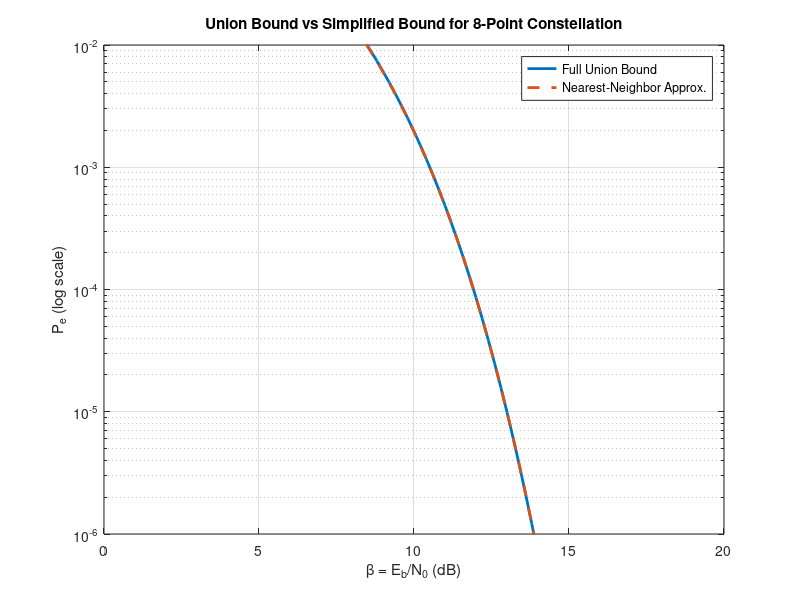

Write the MATLAB code that produced this figure. (Note: this script raises an error after producing the figure.)
% SPDX-License-Identifier: GNU AGPL-3.0-or-later
% Copyright (C) 2025 Kenneth Chan <kenc0728@gmail.com>
% Kenneth Chan 

clear;
close all;
clc;

%% Problem 1

SNR = 4; % dB/bit
SNR_linear = 10^(SNR / 10);
Eb = 1;             
N0 = Eb / SNR_linear;

p = -0.217; 

y = qfunc(sqrt((1-p)*SNR_linear)); 

p = 0; 
y2 = qfunc(sqrt((1-p)*SNR_linear)); 
%disp(y); % Correlation Case 
%disp(y2); % Orthogonal Case 

% Noncoherent. Looked at the graph and ESTIMATING HERE, for p = 0, (orthogonal case), the probability of error 
% was relatively closer to 10^-2. For noncoherent correlation case, the probability of error was roughly between 0.1
% and 0.01.

fprintf('BER of coherent orthogonal %.4f\n', y);
fprintf('BER of coherent PSK %.4f\n', y2);

%% Problem 2 
x = 1; 
% Distance counts (each pair counted twice) (kl)
k1 = 20;    
k2 = 12;    
k3 = 8;     
k4 = 8;     
k5 = 4;     
k6 = 4;  


% Verify that total number of ordered pairs is 8*7 = 56
total_pairs = k1 + k2 + k3 + k4 + k5 + k6;
fprintf("\nTotal number of pairs = %d (expected 56)\n\n", total_pairs);

a1 = k1/8.0;    
a2 = k2/8.0;    
a3 = k3/8.0;   
a4 = k4/8.0;   
a5 = k5/8.0;  
a6 = k6/8.0;

d1 = 2 * sqrt(x); 
d2 = 2 * sqrt(2*x); 
d3 = 4 * sqrt(x); 
d4 = 2 * sqrt(5 *x);
d5 = 6 * sqrt(x); 
d6 = 2 * sqrt(10 *x); 

b1 = (d1 * d1) / (4 * x); 
b2 = (d2 * d2) / (4 * x); 
b3 = (d3 * d3) / (4 * x); 
b4 = (d4 * d4) / (4 * x); 
b5 = (d5 * d5) / (4 * x); 
b6 = (d6 * d6) / (4 * x);

fprintf("Distance parameters (a_k and b_k):\n");
fprintf("  a1 = %.2f,   b1 = %.1f\n", a1, b1);
fprintf("  a2 = %.2f,   b2 = %.1f\n", a2, b2);
fprintf("  a3 = %.2f,   b3 = %.1f\n", a3, b3);
fprintf("  a4 = %.2f,   b4 = %.1f\n", a4, b4);
fprintf("  a5 = %.2f,   b5 = %.1f\n", a5, b5);
fprintf("  a6 = %.2f,   b6 = %.1f\n\n", a6, b6);

% Put ak and bk in arrays for convenience
a = [a1 a2 a3 a4 a5 a6];
b = [b1 b2 b3 b4 b5 b6];

% Full union bound function
Pe_full = @(beta_lin) sum(a .* qfunc(sqrt(b .* beta_lin)));

% Nearest-neighbor (simplified) union bound
Pe_simplified = @(beta_lin) a1 * qfunc(sqrt(b1 * beta_lin));

% Sweep over beta in dB
beta_dB = 0:0.2:20;       % adjust as needed
beta_lin = 10.^(beta_dB/10);

Pe_full_vals = arrayfun(Pe_full, beta_lin);
Pe_simple_vals = arrayfun(Pe_simplified, beta_lin);

% Plot
figure; 
semilogy(beta_dB, Pe_full_vals, 'LineWidth', 2); hold on;
semilogy(beta_dB, Pe_simple_vals, '--', 'LineWidth', 2);

grid on;
xlabel('\beta = E_b/N_0 (dB)');
ylabel('P_e (log scale)');
title('Union Bound vs Simplified Bound for 8-Point Constellation');

legend('Full Union Bound', 'Nearest-Neighbor Approx.');
ylim([1e-6 1e-2]);

%% Question 6 
% Part d 
Rs = 48000; % Hz 
rolloff = 0.2;  
samp_per_sym = 16; 
bandwidth = 28800; % Hz 
dig_samp_rate = Rs * samp_per_sym; 
bps = 2 * Rs;  % QPSK = 2 bits/sym

% Directions say 3 symbols
b = rcosdesign(rolloff, 3, samp_per_sym, "sqrt"); 
b2 = b;  

figure;
stem(b, 'filled');
grid on;
title('Transmit pRC Pulse Shape');
xlabel('Sample index');
ylabel('Amplitude');

% Matched-filter pulse = convolution of b with itself
c = conv(b, b2);
figure;
stem(c, 'filled');
grid on;
title('Pulse Shape at Output of Matched Filter');
xlabel('Sample index');
ylabel('Amplitude');

% Find main peak
[peak_val, n0] = max(abs(c));

ISI_power = 0;
k = 1;

while true
    idx_plus  = n0 + k*samp_per_sym;
    idx_minus = n0 - k*samp_per_sym;

    if idx_plus > length(c) && idx_minus < 1
        break;
    end

    if idx_plus <= length(c)
        ISI_power = ISI_power + c(idx_plus)^2;
    end

    if idx_minus >= 1
        ISI_power = ISI_power + c(idx_minus)^2;
    end

    k = k + 1;
end

signal_power = peak_val^2;

SIR0 = signal_power / ISI_power;
SIR0_dB = 10*log10(SIR0);

fprintf("\n*** Part (e) Results ***\n");
fprintf("Main peak index = %d\n", n0);
fprintf("Signal power = %.6f\n", signal_power);
fprintf("ISI power = %.6f\n", ISI_power);
fprintf("SIR0 = %.3f (linear)\n", SIR0);
fprintf("SIR0 = %.3f dB\n", SIR0_dB);

SNIR_target_dB = SIR0_dB - 5;
SIR0_lin = 10^(SIR0_dB/10);
SNIR_target_lin = 10^(SNIR_target_dB/10);

% 1/SNIR = 1/SIR + 1/SNR  Linear
SNR_lin = 1 / ( (1 / SNIR_target_lin) - (1 / SIR0_lin) );
SNR_dB = 10 * log10(SNR_lin);

fprintf("\n*** Part (f) Results ***\n");
fprintf("Target SNIR = SIR0 - 5 dB = %.3f dB\n", SNIR_target_dB);
fprintf("Required SNR = %.3f dB\n", SNR_dB);



%% Question 7

rng(388);

num_bits = 1e5;
bits = randi([0 1], num_bits, 1);

MSB = bits(1:2:end);
LSB = bits(2:2:end);

I = 1 - 2*MSB;
Q = 1 - 2*LSB;

symbols = (I + 1i*Q) / sqrt(2);

y = upsample(symbols, samp_per_sym);
tx_waveform = conv(y, b);
env_tx = abs(tx_waveform);

figure;
plot(env_tx(1:500));
grid on;
title('Transmit Waveform Envelope (QPSK with pRC)');
xlabel('Sample index');
ylabel('Amplitude');

c = conv(b,b);
[peak_val, n0] = max(abs(c));

signal_power = peak_val^2;
ISI_power = 0;

k = 1;
while true
    idx1 = n0 + k*samp_per_sym;
    idx2 = n0 - k*samp_per_sym;
    if idx1 > length(c) && idx2 < 1
        break;
    end
    if idx1 <= length(c)
        ISI_power = ISI_power + abs(c(idx1))^2;
    end
    if idx2 >= 1
        ISI_power = ISI_power + abs(c(idx2))^2;
    end
    k = k + 1;
end

SIR_linear = signal_power / ISI_power;

fprintf("Average SIR = %.3f (linear)\n", SIR_linear);
fprintf("Average SIR = %.2f dB\n", 10*log10(SIR_linear));

% part b

avg_sample_power = mean(abs(tx_waveform).^2);
SNR_lin = 10^(SNR_dB/10);

noise_var_complex = avg_sample_power / SNR_lin;
sigma = sqrt(noise_var_complex/2);

noise = sigma*(randn(size(tx_waveform)) + 1i*randn(size(tx_waveform)));
tx_noisy = tx_waveform + noise;

mf_clean = conv(tx_waveform, b);
mf_noisy = conv(tx_noisy, b);

figure;
t_idx = 1:min(1000, length(mf_noisy));
plot(abs(mf_noisy(t_idx)));
grid on;
title('Envelope of Matched-Filter Output (noisy)');
xlabel('Sample index');
ylabel('Amplitude');

mf_sample_idx = n0 : samp_per_sym : n0 + (length(symbols)-1)*samp_per_sym;
mf_sample_idx = mf_sample_idx(mf_sample_idx <= length(mf_noisy));
Nsample = length(mf_sample_idx);

sig_samples = mf_clean(mf_sample_idx);
signal_power_mf = mean(abs(sig_samples).^2);

ISI_power_mf = 0;
neighbor_offsets = -8:8;
for ii = 1:Nsample
    center = mf_sample_idx(ii);
    neighbors = center + neighbor_offsets*samp_per_sym;
    neighbors = unique(neighbors);
    neighbors(neighbors==center) = [];
    neighbors = neighbors(neighbors >= 1 & neighbors <= length(mf_clean));
    ISI_power_mf = ISI_power_mf + sum(abs(mf_clean(neighbors)).^2);
end
ISI_power_mf = ISI_power_mf / Nsample;

noise_at_samples = mf_noisy(mf_sample_idx) - mf_clean(mf_sample_idx);
noise_power_mf = mean(abs(noise_at_samples).^2);

SNIR_empirical = signal_power_mf / (ISI_power_mf + noise_power_mf);

fprintf('Matched-filter output (empirical): signal = %.5e, ISI = %.5e, noise = %.5e\n', signal_power_mf, ISI_power_mf, noise_power_mf);
fprintf('Empirical SNIR = %.3f (%.2f dB)\n', SNIR_empirical, 10*log10(SNIR_empirical));

% part c 

mf_samples = mf_noisy(mf_sample_idx);

MSB_hat = double(real(mf_samples) < 0);
LSB_hat = double(imag(mf_samples) < 0);

bits_hat = zeros(2*Nsample,1);
bits_hat(1:2:end) = MSB_hat;
bits_hat(2:2:end) = LSB_hat;

bits_true = bits(1:2*Nsample);

bit_errors = sum(bits_true ~= bits_hat);
BER_empirical = bit_errors / length(bits_true);

sym_hat = (1 - 2*MSB_hat) + 1i*(1 - 2*LSB_hat);
sym_hat = sym_hat / sqrt(2);
sym_true = symbols(1:Nsample);

symbol_errors = sum(abs(sym_hat - sym_true) > 1e-6);
SER_emp = symbol_errors / Nsample;

fprintf('Symbol errors = %d / %d  (SER = %.3e)\n', symbol_errors, Nsample, SER_emp);
fprintf('Bit errors = %d / %d  (BER = %.3e)\n', bit_errors, length(bits_true), BER_empirical);

one_bit_errors = 0;
two_bit_errors = 0;
for k = 1:Nsample
    btrue = bits_true(2*k-1:2*k);
    bhat  = bits_hat(2*k-1:2*k);
    diffs = sum(btrue ~= bhat);
    if diffs == 1
        one_bit_errors = one_bit_errors + 1;
    elseif diffs == 2
        two_bit_errors = two_bit_errors + 1;
    end
end
fprintf('Of the symbol errors: 1-bit errors = %d, 2-bit errors = %d\n', one_bit_errors, two_bit_errors);

figure;
subplot(2,1,1); plot(real(mf_samples(1:200))); grid on; title('Real part of first 200 MF samples');
subplot(2,1,2); plot(imag(mf_samples(1:200))); grid on; title('Imag part of first 200 MF samples');
